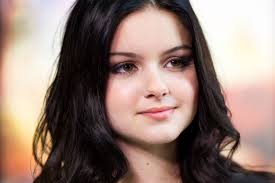
#> input picture download5.jpg, 275 x 183 px
$ python pencil.py
#> lines starting #> are read from the running program, lines starting #| are printed output that depends on the picture
import cv2

image = cv2.imread("download5.jpg")
#> image is the input picture: shape (183, 275, 3); mean B, G, R 116.5, 125.3, 147.3

image= cv2.resize(image, (600, 550))
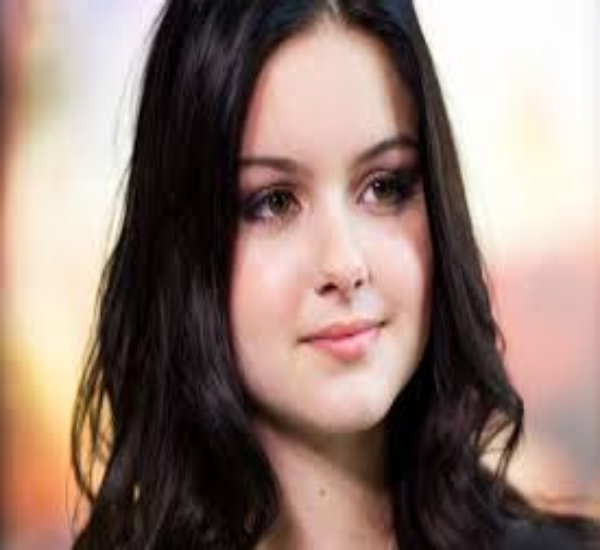
#> image: shape (550, 600, 3); mean B, G, R 116.4, 125.2, 147.2

cv2.imshow("Original", image)
cv2.waitKey(0)

gray_image = cv2.cvtColor(image, cv2.COLOR_BGR2GRAY)
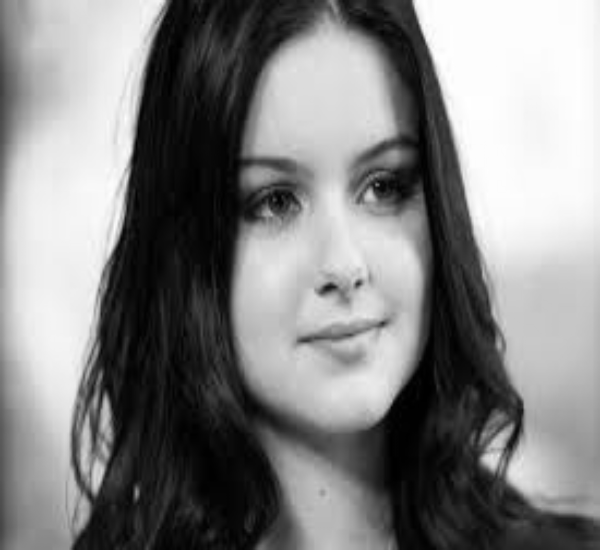
#> gray_image: shape (550, 600); min 0, max 255, mean 130.8
cv2.imshow("Black and white", gray_image)
cv2.waitKey(0)

inverted_image = 255 - gray_image
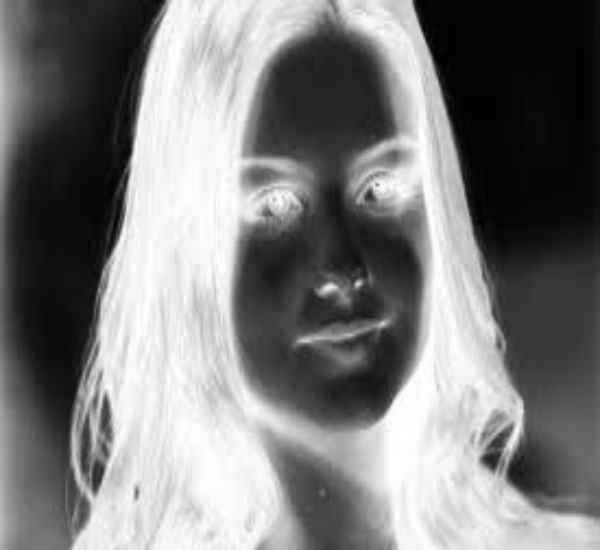
#> inverted_image: shape (550, 600); min 0, max 255, mean 124.2
cv2.imshow("Inverted", inverted_image)
cv2.waitKey()

blurred = cv2.GaussianBlur(inverted_image, (21, 21), 0)
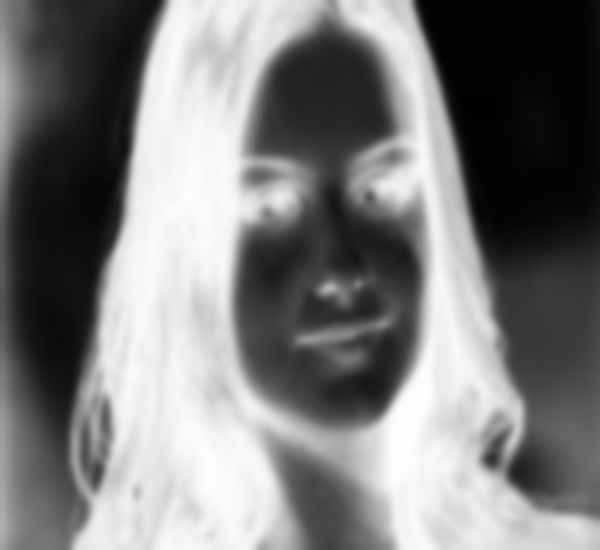
#> blurred: shape (550, 600); min 1, max 254, mean 124.2

inverted_blurred = 255 - blurred
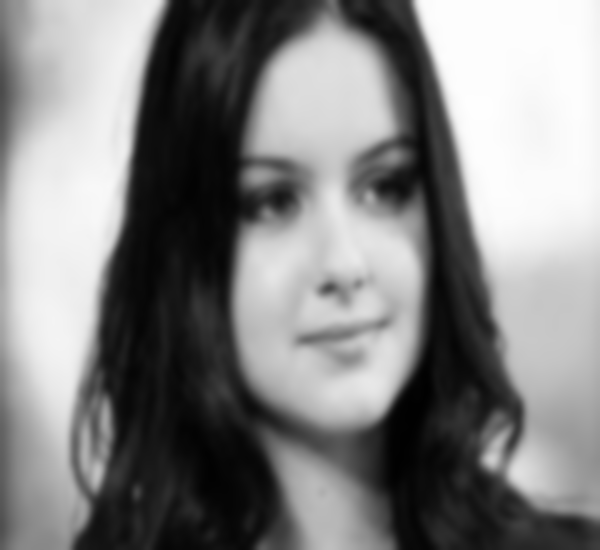
#> inverted_blurred: shape (550, 600); min 1, max 254, mean 130.8
pencil_sketch = cv2.divide(gray_image, inverted_blurred, scale=256.0)
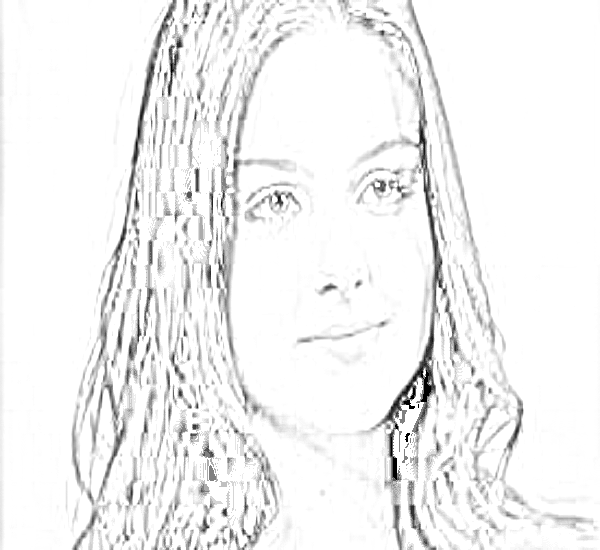
#> pencil_sketch: shape (550, 600); min 0, max 255, mean 241.6
cv2.imshow("Sketch", pencil_sketch)
cv2.waitKey(0)


cv2.imshow("original image", image)
cv2.waitKey(0)
cv2.imshow("pencil sketch", pencil_sketch)
cv2.waitKey(0)
